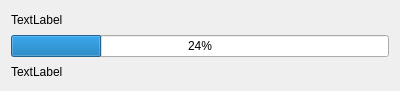
<?xml version="1.0" encoding="UTF-8"?>
<ui version="4.0">
 <class>ProcessBarReceive</class>
 <widget class="QWidget" name="ProcessBarReceive">
  <property name="geometry">
   <rect>
    <x>0</x>
    <y>0</y>
    <width>400</width>
    <height>91</height>
   </rect>
  </property>
  <property name="maximumSize">
   <size>
    <width>16777215</width>
    <height>91</height>
   </size>
  </property>
  <property name="windowTitle">
   <string>Form</string>
  </property>
  <layout class="QVBoxLayout" name="verticalLayout">
   <item>
    <layout class="QHBoxLayout" name="horizontalLayout">
     <item>
      <widget class="QLabel" name="label">
       <property name="text">
        <string>TextLabel</string>
       </property>
      </widget>
     </item>
     <item>
      <widget class="QLabel" name="label_2">
       <property name="maximumSize">
        <size>
         <width>56</width>
         <height>16777215</height>
        </size>
       </property>
       <property name="text">
        <string/>
       </property>
      </widget>
     </item>
    </layout>
   </item>
   <item>
    <widget class="QProgressBar" name="progressBar">
     <property name="value">
      <number>24</number>
     </property>
    </widget>
   </item>
   <item>
    <widget class="QLabel" name="label_3">
     <property name="text">
      <string>TextLabel</string>
     </property>
    </widget>
   </item>
  </layout>
 </widget>
 <resources/>
 <connections/>
</ui>
